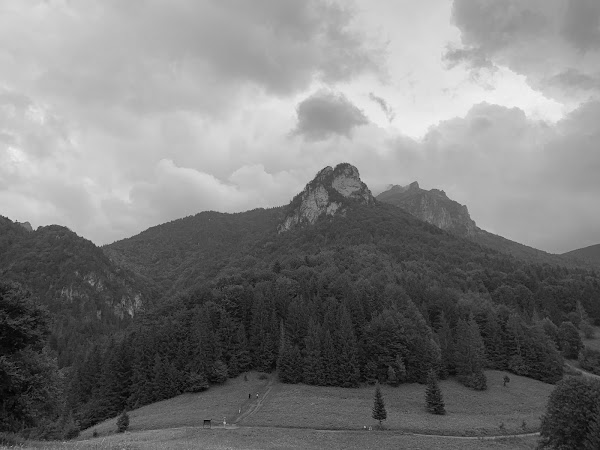
#> input picture tests/resources/maly_rozsutec_2023_grayscale.jpg, 600 x 450 px
$ python io.py
#> lines starting #> are read from the running program, lines starting #| are printed output that depends on the picture
### wavelets/transform.py
from typing import TypeVar, List, Tuple

import numpy as np
from numpy.typing import NDArray

from wavelets.lifting_step import Wavelet
from wavelets.misc import TransformError, Decomposition, Config

T = TypeVar("T", bound=np.generic, covariant=True)


def wt_1d(signal: NDArray[T], lifting_scheme: Wavelet) -> NDArray[T]:
    if not np.issubdtype(signal.dtype, np.integer):
        raise TransformError("Input signal does not use integer type!")

    orig_type = signal.dtype
    signal = signal.astype(int)
    approx, diff = signal[::2].copy(), signal[1::2].copy()
    for step in lifting_scheme:
        approx, diff = step.evaluate(approx, diff)
    result = np.zeros_like(signal)
    cols = signal.shape[-1]
    result[:cols // 2] = approx
    result[cols // 2:] = diff

    if result.max() >= np.iinfo(orig_type).max or result.min() <= np.iinfo(
            orig_type).min:
        raise TransformError(
            "Original type of the image cannot hold the transformed signal!")

    result = result.astype(orig_type)

    assert result.dtype == orig_type
    assert np.issubdtype(result.dtype, np.integer)
    return result


def wt_1d_inv(signal: NDArray[T], lifting_scheme: Wavelet) -> NDArray[T]:
    if not np.issubdtype(signal.dtype, np.integer):
        raise TransformError("Input signal does not use a numpy integer type!")
    orig_type = signal.dtype
    signal = signal.astype(int)
    cols = signal.shape[-1]
    approx, diff = signal[:cols // 2].copy(), signal[cols // 2:].copy()
    for step in reversed(lifting_scheme):
        approx, diff = step.evaluate(approx, diff, inverse=True)
    result = np.zeros_like(signal)
    result[::2] = approx
    result[1::2] = diff

    if result.max() >= np.iinfo(orig_type).max or result.min() <= np.iinfo(
            orig_type).min:
        raise TransformError(
            "Original type of the image cannot hold the transformed signal!")

    result = result.astype(orig_type)
    assert result.dtype == orig_type
    assert np.issubdtype(result.dtype, np.integer)
    return result


def _wt_2d(img: NDArray[T], lifting_scheme: Wavelet, coords: Tuple[int, int]) \
        -> NDArray[T]:
    rows, cols = coords

    result = np.zeros(coords, dtype=img.dtype)
    # TODO: Do this without for cycle for efficiency
    for row in range(rows):
        result[row] = wt_1d(img[row, :].copy(), lifting_scheme)
    for col in range(cols):
        result[:, col] = wt_1d(result[:, col], lifting_scheme)

    return result


def wt_2d(image: NDArray[T], lifting_scheme: Wavelet,
          level: int = 1) -> Decomposition:
    configurations: Config = []
    coefficients: List[NDArray[T]] = []

    rows, cols = image.shape
    approx = image
    for curr_lvl in range(level):
        if rows == 1 and cols == 1:
            raise TransformError(
                f"Cannot decompose the image more than {curr_lvl} times.")

        configurations.append((rows, cols))

        # Pad the image
        pad_rows, pad_cols = 0, 0
        if rows % 2 == 1:
            pad_rows = 1
            rows += 1
        if cols % 2 == 1:
            pad_cols = 1
            cols += 1
        image = np.pad(image, ((0, pad_rows), (0, pad_cols)))

        # Transform
        image = _wt_2d(image, lifting_scheme, (rows, cols))

        # Split
        approx = image[:rows // 2, :cols // 2]
        # TODO: Write into docs, which of the RGB channels corres.
        #  to which difference.
        coefficients.append(image[rows // 2:, :cols // 2])  # Diff. vert.
        coefficients.append(image[rows // 2:, cols // 2:])  # Diff. diag.
        coefficients.append(image[:rows // 2, cols // 2:])  # Diff. hor.

        image = approx.copy()

        rows //= 2
        cols //= 2

    coefficients.append(approx)

    return coefficients, configurations


def _wt_2d_inv(image: NDArray[T], lifting_scheme: Wavelet) -> NDArray[T]:
    rows, cols = image.shape
    result = image.copy()
    for col in range(cols):
        result[:, col] = wt_1d_inv(result[:, col], lifting_scheme)
    for row in reversed(range(rows)):
        result[row, :] = wt_1d_inv(result[row, :].copy(), lifting_scheme)
    return result


def wt_2d_inv(decomposition: Decomposition, lifting_scheme: Wavelet) -> \
    NDArray[T]:
    coefficients, config = decomposition

    approx = coefficients.pop()
    for shape in reversed(config):
        target_rows, target_cols = shape

        # Get coefficients
        diff_h = coefficients.pop()
        diff_diag = coefficients.pop()
        diff_vert = coefficients.pop()

        # Construct image
        new_rows, new_cols = approx.shape[0] * 2, approx.shape[1] * 2
        img = np.zeros((new_rows, new_cols), dtype=approx.dtype)
        img[:new_rows // 2, :new_cols // 2] = approx
        img[:new_rows // 2, new_cols // 2:] = diff_h
        img[new_rows // 2:, new_cols // 2:] = diff_diag
        img[new_rows // 2:, :new_cols // 2] = diff_vert

        # Inverse transform
        img = _wt_2d_inv(img, lifting_scheme)

        # Remove padding
        if new_rows != target_rows:
            img = img[:-1, :]
        if new_cols != target_cols:
            img = img[:, :-1]

        approx = img

    return approx

### wavelets/lifting_step.py
import enum
from typing import List

import numpy as np
from numpy.typing import NDArray


class LSType(enum.Enum):
    UPDATE = enum.auto()
    PREDICT = enum.auto()


class LSBoundaryCondition(enum.Enum):
    ZERO_PADDING = enum.auto()


class LSStep:
    def __init__(self, ls_type: LSType, coefficients: List[float],
                 max_order: int):
        self.ls_type = ls_type
        self.coefficients = coefficients
        self.max_order = max_order

    def evaluate(self, approx: NDArray[int], diff: NDArray[int],
                 inverse: bool = False,
                 boundary_condition: LSBoundaryCondition = LSBoundaryCondition.ZERO_PADDING) -> \
            NDArray[int]:
        if boundary_condition != LSBoundaryCondition.ZERO_PADDING:
            raise NotImplementedError(
                "The boundary condition is not implemented")

        approx = approx.copy()
        diff = diff.copy()
        n = approx.shape[0]
        c = -1 if inverse else 1
        num_c = len(self.coefficients)

        change = np.zeros_like(approx, dtype=float)
        for i in reversed(range(num_c)):
            order = self.max_order - (num_c - i - 1)

            # TODO: Is this correct? What if the max_order is large, but the
            #    next coefficient is not immediately following?
            padding = abs(self.max_order) + num_c
            extract_from = approx if self.ls_type == LSType.PREDICT else diff
            extract_from = np.pad(extract_from, (padding, padding))

            extract_from = np.roll(extract_from, -1 * order)
            extract = extract_from[padding:n + padding]

            change += extract * self.coefficients[i]

        change = np.floor((change + 0.5)) * c
        if self.ls_type == LSType.PREDICT:
            diff = diff + change.astype(int)
        else:
            approx = approx + change.astype(int)
        return approx, diff


Wavelet = List[LSStep]

### wavelets/haar.py
from wavelets.lifting_step import Wavelet, LSStep, LSType


def haar_wavelet() -> Wavelet:
    return [
        LSStep(LSType.PREDICT, [-1], 0),
        LSStep(LSType.UPDATE, [0.5], 0)
    ]

### wavelets/io.py
import json

import numpy as np
import tifffile
from PIL import Image

from wavelets.misc import Decomposition


# [86 lines left out: functions save_decomposed_img, read_decomposed_img, not called in this run]


if __name__ == "__main__":
    from wavelets.haar import haar_wavelet
    from wavelets.transform import wt_2d, wt_2d_inv

    with Image.open(
            '../tests/resources/maly_rozsutec_2023_grayscale.jpg') as img:
#> img is the input picture: PIL image 600x450 L; min 0, max 242, mean 123.4
        img = np.array(img).astype(np.int32)
#> img: shape (450, 600) int32

        decomposition = wt_2d(img, haar_wavelet(), 3)
#> the loop in wt_2d, `for curr_lvl in range(level):` made 3 passes
#> pass 1, in wt_2d, `image = _wt_2d(image, lifting_scheme, (rows, cols))`:
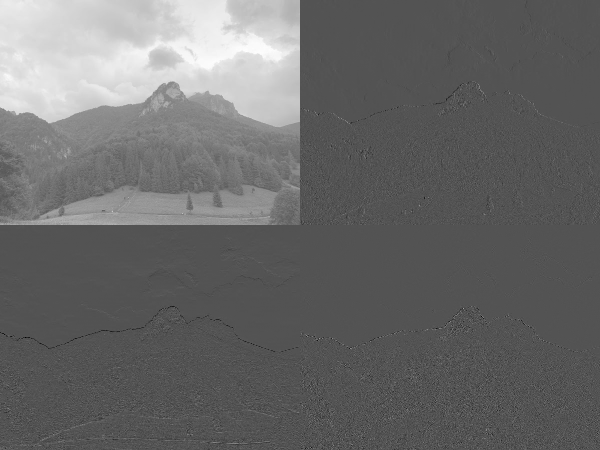
#> image: shape (450, 600) int32; min -118, max 242, mean 31; drawn with min black and max white

        save_decomposed_img(decomposition, "decomposed_img.tif")
#> in save_decomposed_img, `approx = coefficients.pop()`:
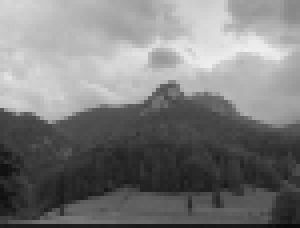
#> approx: shape (57, 75) int32 (shown 4 times larger); min 8, max 239, mean 123.2
#> the loop in save_decomposed_img, `for orig_rows, orig_cols in reversed(config):` made 3 passes
#> pass 1, in save_decomposed_img, `diff_h = coefficients.pop()`:
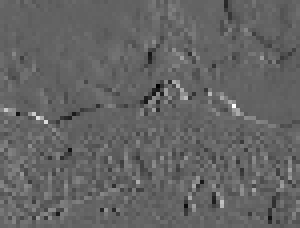
#> diff_h: shape (57, 75) int32 (shown 4 times larger); min -36, max 56, mean 0.2; drawn with min black and max white
#> pass 1, in save_decomposed_img, `diff_diag = coefficients.pop()`:
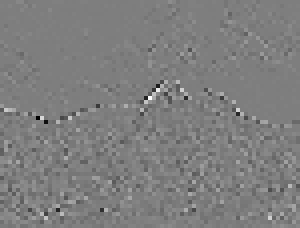
#> diff_diag: shape (57, 75) int32 (shown 4 times larger); min -76, max 77, mean 0; drawn with min black and max white
#> pass 1, in save_decomposed_img, `diff_vert = coefficients.pop()`:
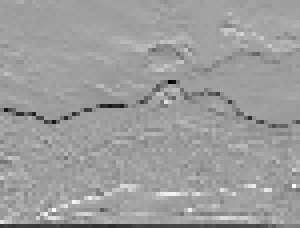
#> diff_vert: shape (57, 75) int32 (shown 4 times larger); min -88, max 52, mean -1.7; drawn with min black and max white
#> pass 2, in save_decomposed_img, `diff_h = coefficients.pop()`:
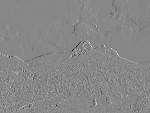
#> diff_h: shape (113, 150) int32; min -81, max 72, mean 0.2; drawn with min black and max white
#> after the loop in save_decomposed_img, `for orig_rows, orig_cols in reversed(config):`:
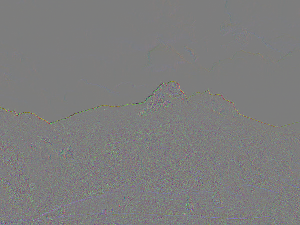
#> img: shape (225, 300, 3) int32; mean of channels 0, 1, 2 0.2, 0, -0.2; drawn with min black and max white

        decomposition_found = read_decomposed_img("./decomposed_img.tif")

        inv_img = wt_2d_inv(decomposition_found, haar_wavelet())

        assert np.all(np.isclose(img, inv_img))
        assert np.all(img == inv_img)
